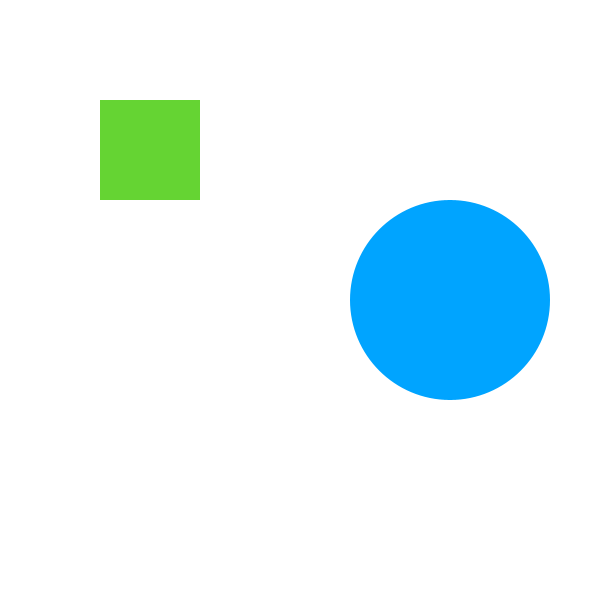
Frame 1 (no input)
Frame 60 (the mouse pressed at the canvas centre just before this capture): identical to frame 1, image omitted
Frame 120 (the mouse held since frame 60 and released just before this capture): identical to frame 1, image omitted

The Processing sketch that drew this single still picture (run headless with seeded random() and noise(); from frame 60 on, the mouse is pressed at the canvas centre):

// Processing sketch: processing_113593
// ── processing_113593.pde


void setup() {
  size( 600, 600);
  smooth();
}

void draw() {
  background(255);
  noStroke();



  // RECTANGLE
  if ((mouseX > 100) && (mouseX < 200) && (mouseY > 100) && (mouseY < 200)) {
    colorMode(HSB);
    for (int i = 0; i<100; i ++) {

      stroke(i*2.2, 255, 255);

      line(i+100, 100, i+100, 200);
    }
  }
  else {
    fill(#65D433);
    rect(100, 100, 100, 100);
  }





  if ( ( mouseX > 350 ) && ( mouseX < 550 )) {

    fill(#65D433);
    arc(450, 300, 200, 200, 0, HALF_PI);
    fill(#FF066C);
    arc(450, 300, 180, 180, HALF_PI, PI);
    fill(#63D4FC);
    arc(450, 300, 240, 240, PI, TWO_PI - HALF_PI);

    fill(#99FF08);
    arc(450, 300, 220, 220, TWO_PI - HALF_PI, TWO_PI);
  }
  else {
   
    noStroke();
    fill(#00A4FF);
    ellipse(450, 300, 200, 200);
  }
}
